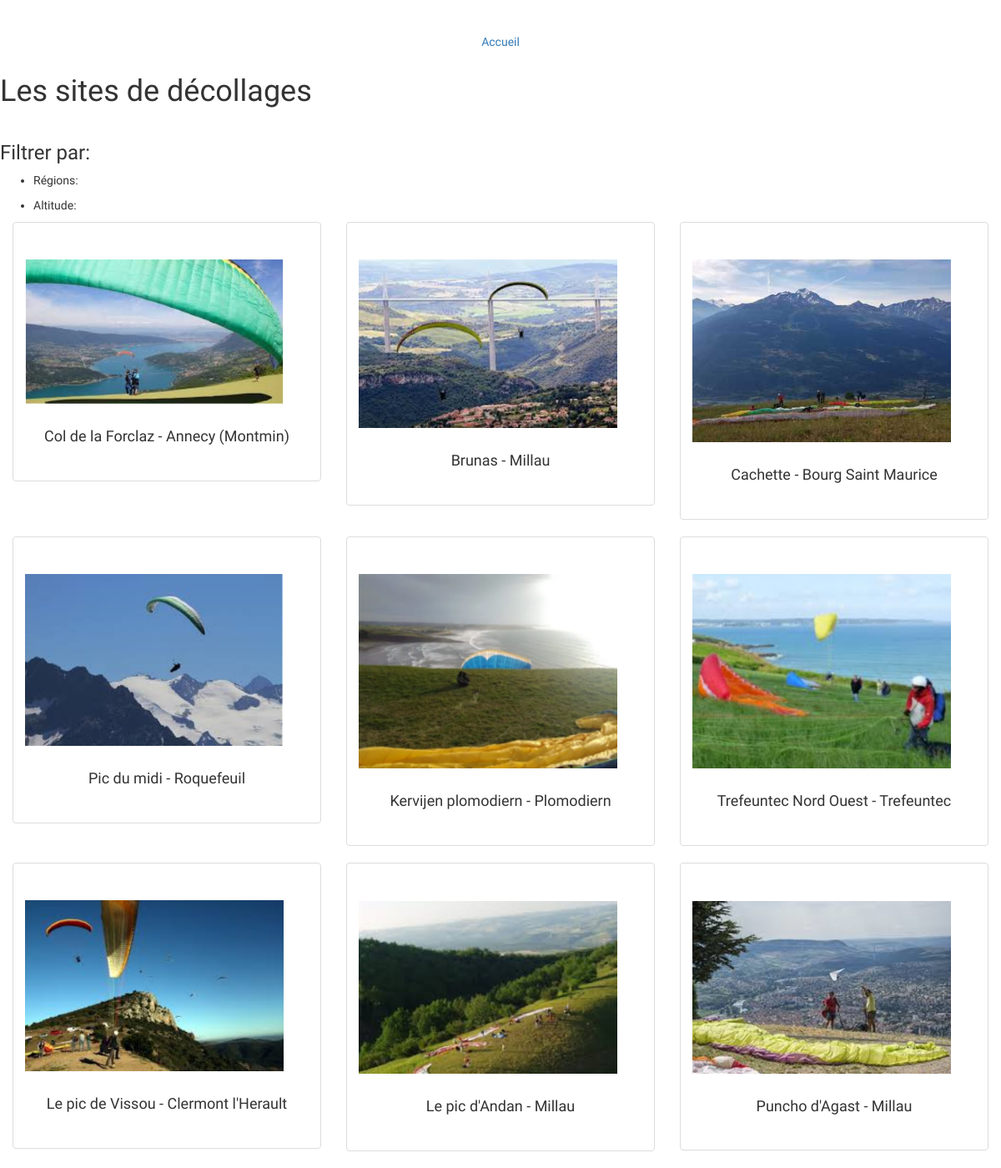
The app's page /siteDeco.php with its own data.
### tables this page shows
CREATE TABLE IF NOT EXISTS `site` (
  `id_site` int(11) NOT NULL AUTO_INCREMENT,
  `site_name` varchar(50) NOT NULL,
  `site_location` varchar(50) NOT NULL,
  `site_picture` varchar(50) NOT NULL DEFAULT 'img/iconeimage.png',
  `site_description` mediumtext NOT NULL,
  `site_altitude` int(11) NOT NULL,
  `site_favourable_winds` varchar(20) NOT NULL,
  `site_unfavourable_winds` varchar(20) NOT NULL,
  `site_latitude` float NOT NULL,
  `site_longitude` float NOT NULL,
  `site_region` varchar(255) NOT NULL,
  `site_filtre_altitude` varchar(255) NOT NULL,
  PRIMARY KEY (`id_site`)
);

### conf.php (called while the page is built)
<?php
    $techno='mysql';
    $location='host=localhost';
    $dbname='parapente';
    $user='root';
    $password='';

### class/GestionSite.php (called while the page is built, shortened)
<?php
require_once('Site.php');
class GestionSite extends Site{
    public static $db;
    public function __construct(){
        try
        {
            include("conf.php");
            self::$db = new PDO("$techno:$location;dbname=$dbname;", $user, $password);
        }
        catch(Exception $e)
        {
                die('Erreur : '.$e->getMessage());
        }
    }
    public function displaySite($_sql){
        $data = array();
        $req = self::$db->prepare($_sql);
        $status = $req->execute();
        while ($site = $req->fetch()) {
            $sites = new Site();
            $sites->setName($site["site_name"]);
            $sites->setLocation($site["site_location"]);
            $sites->setIdSite($site["id_site"]);
            $sites->setPicture($site["site_picture"]);
            $sites->setDescription($site["site_description"]);
            $sites->setAltitude($site["site_altitude"]);
            $sites->setLatitude($site["site_latitude"]);
            $sites->setLongitude($site["site_longitude"]);
            $sites->setFavourableWinds($site["site_favourable_winds"]);
            $sites->setUnfavourableWinds($site["site_unfavourable_winds"]);
            $sites->setRegion($site["site_region"]);
            $sites->setFiltreAltitude($site["site_filtre_altitude"]);
            array_push($data,$sites);
        }
            return $data;
    }
}

### class/Site.php (called while the page is built, shortened)
<?php
class Site {
  protected $_idSite;
  protected $_name;
  protected $_location;
  protected $_region;
  protected $_filtreAltitude;
  protected $_picture;
  public function getIdSite()
  {
    return $this->_idSite;
  }
  public function getName()
  {
    return $this->_name;
  }
  public function getLocation()
  {
    return $this->_location;
  }
  public function getRegion()
  {
      return $this->_region;
  }
  public function getPicture()
  {
    return $this->_picture;
  }
  public function getFiltreAltitude()
  {
      return $this->_filtreAltitude;
  }
  public function setIdSite($_idSite)
  {
    $_idSite = (int) $_idSite;
    if ($_idSite > 0)
    {
      $this->_idSite = $_idSite;
    }
  }
  public function setName($_name)
  {
    if (is_string($_name))
    {
      $this->_name = $_name;
    }
  }
  public function setLocation($_location)
  {
    if (is_string($_location))
    {
      $this->_location = $_location;
    }
  }
    public function setRegion($_region)
    {
        if (is_string($_region))
        {
            $this->_region = $_region;
        }
    }
  public function setAltitude($_altitude)
  {
    $_altitude = (float) $_altitude;
  }
  public function setLatitude($_latitude)
  {
    $_latitude = (float) $_latitude;
  }
  public function setLongitude($_longitude)
  {
    $_longitude = (float) $_longitude;
  }
  public function setPicture($_picture)
  {
    if (is_string($_picture))
    {
      $this->_picture = $_picture;
    }
  }
    public function setFiltreAltitude($_filtreAltitude)
    {
        $this->_filtreAltitude = $_filtreAltitude;
    }
}

### siteDeco.php (the view, shortened to what this page needs)
<!DOCTYPE html>
<html lang="fr">
   <?php include('header.php'); ?>
  <body>
    <header>
        <a href="index.php">Accueil</a>
        <h1> Les sites de décollages </h1>
    </header>
    <section>
        <div id="filtre">
            <h3> Filtrer par:</h3>
            <ul>
                <li id="region"> Régions: </li>
            </ul>
            <ul>
                <li id="filtreAltitude"> Altitude: </li>
            </ul>
        </div>
        <?php
            require_once('class/GestionSite.php');
            $sites = new GestionSite();
            $data = $sites->displaySite('SELECT * FROM site');
            foreach($data as $site) {
                ?>
                <div class="col-md-4">
                    <div class="thumbnail filter <?php echo $site->getRegion();?> filter <?php echo $site->getFiltreAltitude();?>">
                    <?php
                    echo '<a href="descriptionSite.php?site='. $site->getIdSite().'"><img src="'. $site->getPicture() . '"style="width:100%"/></a>';
                    ?>
                        <div class="caption">
                            <h4><?php echo ucfirst($site->getName()); ?> -
                            <?php echo ucfirst( $site->getLocation())?>
                            </h4>
                        </div>
                    </div>
                </div>
            <?php
            }
            ?>
    </section>

### header.php (shortened to what this page needs)
<head>
    <link rel="stylesheet" media="screen" href="css/style.css">
    <link href="https://maxcdn.bootstrapcdn.com/bootstrap/3.3.7/css/bootstrap.min.css" rel="stylesheet">
</head>

### css/style.css (style rules this page uses)
* { box-sizing: border-box; margin: 0%; font-family: 'Vidaloka', serif; }
#titleWebsite > div, h2,a, .caption { display: flex; align-items: center; justify-content: center; padding: 10px ; }
section img { padding-right: 30px; width: 120px; }
.thumbnail { padding-bottom: 20px; }
h1, h4 { padding-bottom: 20px; }
a { margin-top: 30px; }

### records on screen
site: site_picture (picture), site_name "Col de la Forclaz", site_location "Annecy (Montmin)"
site: site_picture (picture), site_name "Brunas", site_location "Millau"
site: site_picture (picture), site_name "Cachette", site_location "Bourg Saint Maurice"
site: site_picture (picture), site_name "Pic du midi", site_location "Roquefeuil"
site: site_picture (picture), site_name "Kervijen plomodiern", site_location "Plomodiern"
site: site_picture (picture), site_name "Trefeuntec Nord Ouest", site_location "Trefeuntec"
site: site_picture (picture), site_name "Le pic de Vissou", site_location "Clermont l'Herault"
site: site_picture (picture), site_name "Le pic d'Andan", site_location "Millau"
site: site_picture (picture), site_name "Puncho d'Agast", site_location "Millau"
